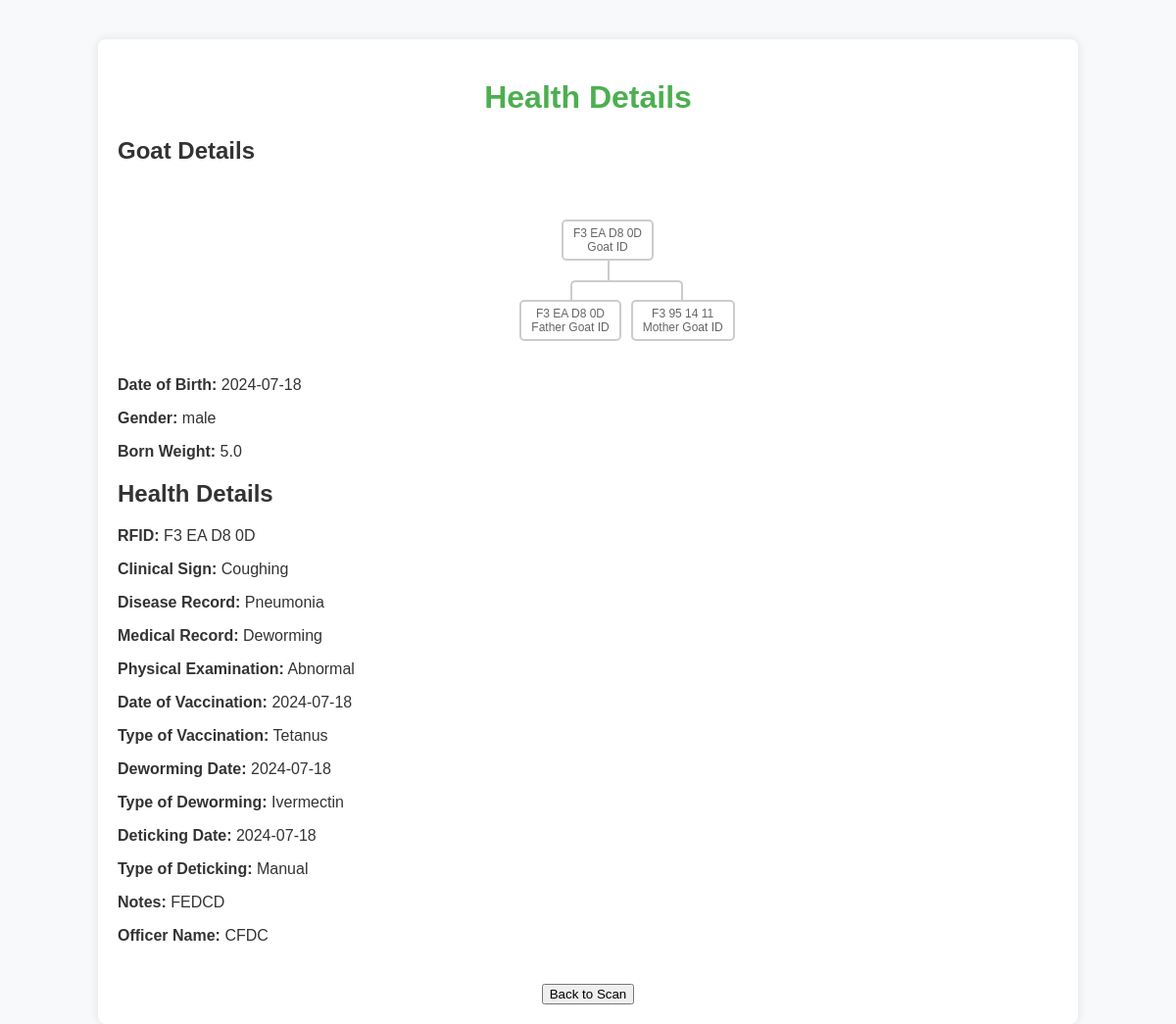
The app's page /view_health_details/F3 EA D8 0D with its own data.
### tables this page shows
CREATE TABLE baby_goat (
            id INTEGER PRIMARY KEY AUTOINCREMENT,
            rfid TEXT NOT NULL,
            dob DATE NOT NULL,
            gender TEXT NOT NULL,
            father_goat_rfid TEXT,
            mother_goat_rfid TEXT,
            born_weight REAL NOT NULL
        );

CREATE TABLE health (
            id INTEGER PRIMARY KEY AUTOINCREMENT,
            rfid TEXT NOT NULL,
            clinical_sign TEXT NOT NULL,
            disease_record TEXT NOT NULL,
            medical_record TEXT NOT NULL,
            physical_examination TEXT NOT NULL,
            date_of_vaccination DATE,
            type_of_vaccination TEXT,
            deworming_date DATE,
            type_of_deworming TEXT,
            deticking_date DATE,
            type_of_deticking TEXT,
            notes TEXT,
            officer_name TEXT NOT NULL
        );

### app.py (the view)
@app.route('/view_health_details/<rfid>')
def view_health_details(rfid):
    conn = sqlite3.connect('database.db')
    cursor = conn.cursor()
    cursor.execute('SELECT * FROM health WHERE rfid = ?', (rfid,))
    health_record = cursor.fetchone()
    cursor.execute('SELECT * FROM baby_goat WHERE rfid = ?', (rfid,))
    goat_record = cursor.fetchone()
    conn.close()
    if health_record and goat_record:
        return render_template('health_details.html', health=health_record, goat=goat_record)
    else:
        flash('No health or goat record found for the scanned RFID', 'danger')
        return redirect(url_for('view_goats'))

### templates/health_details.html (shortened to what this page needs)
<!DOCTYPE html>
<html lang="en">
<head>
</head>
<body>
    <div class="container">
        <h1>Health Details</h1>
        <h2>Goat Details</h2>
        <div class="tree">
            <ul>
                <li>
                    <a href="#">{{ goat[1] }}<br>Goat ID</a>
                    <ul>
                        <li><a href="#">{{ goat[4] }}<br>Father Goat ID</a></li>
                        <li><a href="#">{{ goat[5] }}<br>Mother Goat ID</a></li>
                    </ul>
                </li>
            </ul>
        </div>
        <p><strong>Date of Birth:</strong> {{ goat[2] }}</p>
        <p><strong>Gender:</strong> {{ goat[3] }}</p>
        <p><strong>Born Weight:</strong> {{ goat[6] }}</p>
        <h2>Health Details</h2>
        <p><strong>RFID:</strong> {{ health[1] }}</p>
        <p><strong>Clinical Sign:</strong> {{ health[2] }}</p>
        <p><strong>Disease Record:</strong> {{ health[3] }}</p>
        <p><strong>Medical Record:</strong> {{ health[4] }}</p>
        <p><strong>Physical Examination:</strong> {{ health[5] }}</p>
        <p><strong>Date of Vaccination:</strong> {{ health[6] }}</p>
        <p><strong>Type of Vaccination:</strong> {{ health[7] }}</p>
        <p><strong>Deworming Date:</strong> {{ health[8] }}</p>
        <p><strong>Type of Deworming:</strong> {{ health[9] }}</p>
        <p><strong>Deticking Date:</strong> {{ health[10] }}</p>
        <p><strong>Type of Deticking:</strong> {{ health[11] }}</p>
        <p><strong>Notes:</strong> {{ health[12] }}</p>
        <p><strong>Officer Name:</strong> {{ health[13] }}</p>
        <div class="back-button">
            <a href="{{ url_for('view_goats') }}">
                <button>Back to Scan</button>
            </a>
        </div>
    </div>
</body>
</html>

### templates/health_details.html (style rules this page uses)
body { font-family: Arial, sans-serif; background-color: #f8f9fa; color: #333; margin: 0; padding: 0; }
.container { width: 80%; margin: 0 auto; padding: 20px; background-color: #fff; box-shadow: 0 0 10px rgba(0, 0, 0, 0.1); border-radius: 8px; margin-top: 40px; }
h1 { color: #4CAF50; text-align: center; }
.back-button { text-align: center; margin-top: 20px; }
.back-button a { display: inline-block; margin-top: 20px; color: #1E90FF; text-decoration: none; font-weight: bold; }
.tree { display: flex; justify-content: center; margin-bottom: 20px; }
.tree ul { padding-top: 20px; position: relative; transition: all 0.5s; -webkit-transition: all 0.5s; -moz-transition: all 0.5s; }
.tree li { float: left; text-align: center; list-style-type: none; position: relative; padding: 20px 5px 0 5px; transition: all 0.5s; -webkit-transition: all 0.5s; -moz-transition: all 0.5s; }
.tree li::before, .tree li::after { content: ''; position: absolute; top: 0; right: 50%; border-top: 2px solid #ccc; width: 50%; height: 20px; }
.tree li::after { right: auto; left: 50%; border-left: 2px solid #ccc; }
.tree li:only-child::after, .tree li:only-child::before { display: none; }
.tree li:only-child { padding-top: 0; }
.tree li:first-child::before, .tree li:last-child::after { border: 0 none; }
.tree li:last-child::before { border-right: 2px solid #ccc; border-radius: 0 5px 0 0; }
.tree li:first-child::after { border-radius: 5px 0 0 0; }
.tree ul ul::before { content: ''; position: absolute; top: 0; left: 50%; border-left: 2px solid #ccc; width: 0; height: 20px; }
.tree li a { border: 2px solid #ccc; padding: 5px 10px; text-decoration: none; color: #666; font-family: Arial, sans-serif; font-size: 12px; display: inline-block; border-radius: 5px; transition: all 0.5s; -webkit-transition: all 0.5s; -moz-transition: all 0.5s; }

### records on screen
baby_goat: rfid "F3 EA D8 0D", father_goat_rfid "F3 EA D8 0D", mother_goat_rfid "F3 95 14 11", dob "2024-07-18", gender "male", born_weight "5.0"
health: rfid "F3 EA D8 0D", clinical_sign "Coughing", disease_record "Pneumonia", medical_record "Deworming", physical_examination "Abnormal", date_of_vaccination "2024-07-18", type_of_vaccination "Tetanus", deworming_date "2024-07-18", type_of_deworming "Ivermectin", deticking_date "2024-07-18", type_of_deticking "Manual", notes "FEDCD", officer_name "CFDC"
